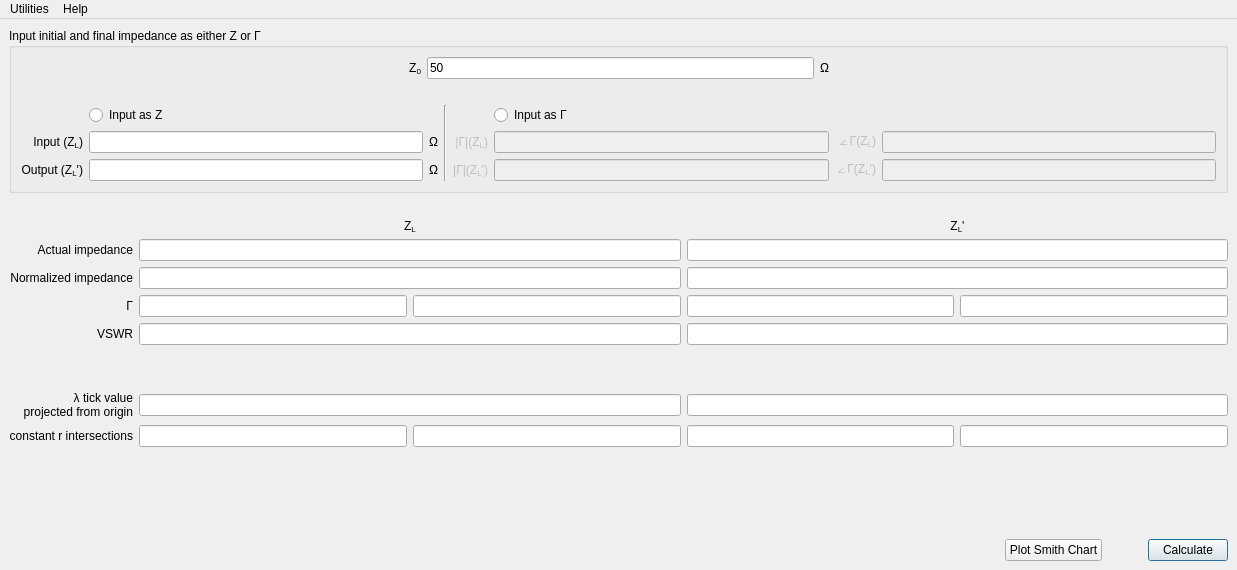
<?xml version="1.0" encoding="UTF-8"?>
<ui version="4.0">
 <author>Francesco Urbani</author>
 <class>MainWindow</class>
 <widget class="QMainWindow" name="MainWindow">
  <property name="geometry">
   <rect>
    <x>0</x>
    <y>0</y>
    <width>1237</width>
    <height>570</height>
   </rect>
  </property>
  <property name="windowTitle">
   <string notr="true">Smith Chart</string>
  </property>
  <widget class="QWidget" name="centralwidget">
   <layout class="QVBoxLayout" name="verticalLayout">
    <item>
     <widget class="QGroupBox" name="groupBox_6">
      <property name="title">
       <string>Input initial and final impedance as either Z or Γ</string>
      </property>
      <layout class="QHBoxLayout" name="horizontalLayout_3">
       <item>
        <layout class="QVBoxLayout" name="verticalLayout_17">
         <item>
          <layout class="QHBoxLayout" name="horizontalLayout_8">
           <item>
            <spacer name="horizontalSpacer">
             <property name="orientation">
              <enum>Qt::Horizontal</enum>
             </property>
             <property name="sizeHint" stdset="0">
              <size>
               <width>40</width>
               <height>20</height>
              </size>
             </property>
            </spacer>
           </item>
           <item>
            <widget class="QLabel" name="label_103">
             <property name="sizePolicy">
              <sizepolicy hsizetype="Minimum" vsizetype="Preferred">
               <horstretch>0</horstretch>
               <verstretch>0</verstretch>
              </sizepolicy>
             </property>
             <property name="text">
              <string>&lt;html&gt;&lt;head/&gt;&lt;body&gt;&lt;p&gt;Z&lt;span style=&quot; vertical-align:sub;&quot;&gt;0&lt;/span&gt;&lt;/p&gt;&lt;/body&gt;&lt;/html&gt;</string>
             </property>
             <property name="alignment">
              <set>Qt::AlignRight|Qt::AlignTrailing|Qt::AlignVCenter</set>
             </property>
            </widget>
           </item>
           <item>
            <widget class="QLineEdit" name="Z0_box2">
             <property name="inputMask">
              <string/>
             </property>
             <property name="text">
              <string>50</string>
             </property>
            </widget>
           </item>
           <item>
            <widget class="QLabel" name="label_104">
             <property name="sizePolicy">
              <sizepolicy hsizetype="Minimum" vsizetype="Preferred">
               <horstretch>0</horstretch>
               <verstretch>0</verstretch>
              </sizepolicy>
             </property>
             <property name="text">
              <string>&lt;html&gt;&lt;head/&gt;&lt;body&gt;&lt;p&gt;Ω&lt;/p&gt;&lt;/body&gt;&lt;/html&gt;</string>
             </property>
             <property name="alignment">
              <set>Qt::AlignLeading|Qt::AlignLeft|Qt::AlignVCenter</set>
             </property>
            </widget>
           </item>
           <item>
            <spacer name="horizontalSpacer_2">
             <property name="orientation">
              <enum>Qt::Horizontal</enum>
             </property>
             <property name="sizeHint" stdset="0">
              <size>
               <width>40</width>
               <height>20</height>
              </size>
             </property>
            </spacer>
           </item>
          </layout>
         </item>
         <item>
          <spacer name="verticalSpacer_15">
           <property name="orientation">
            <enum>Qt::Vertical</enum>
           </property>
           <property name="sizeType">
            <enum>QSizePolicy::Minimum</enum>
           </property>
           <property name="sizeHint" stdset="0">
            <size>
             <width>10</width>
             <height>20</height>
            </size>
           </property>
          </spacer>
         </item>
         <item>
          <layout class="QGridLayout" name="gridLayout_10">
           <item row="0" column="3" rowspan="3">
            <widget class="Line" name="line_8">
             <property name="orientation">
              <enum>Qt::Vertical</enum>
             </property>
            </widget>
           </item>
           <item row="1" column="1">
            <widget class="QLineEdit" name="Z_in_box"/>
           </item>
           <item row="2" column="6">
            <widget class="QLabel" name="label_268">
             <property name="enabled">
              <bool>false</bool>
             </property>
             <property name="text">
              <string>&lt;html&gt;&lt;head/&gt;&lt;body&gt;&lt;p&gt;∠Γ(Z&lt;span style=&quot; vertical-align:sub;&quot;&gt;L&lt;/span&gt;')&lt;/p&gt;&lt;/body&gt;&lt;/html&gt;</string>
             </property>
             <property name="alignment">
              <set>Qt::AlignRight|Qt::AlignTrailing|Qt::AlignVCenter</set>
             </property>
            </widget>
           </item>
           <item row="2" column="4">
            <widget class="QLabel" name="label_269">
             <property name="enabled">
              <bool>false</bool>
             </property>
             <property name="text">
              <string>&lt;html&gt;&lt;head/&gt;&lt;body&gt;&lt;p&gt;|Γ|(Z&lt;span style=&quot; vertical-align:sub;&quot;&gt;L&lt;/span&gt;')&lt;/p&gt;&lt;/body&gt;&lt;/html&gt;</string>
             </property>
             <property name="alignment">
              <set>Qt::AlignRight|Qt::AlignTrailing|Qt::AlignVCenter</set>
             </property>
            </widget>
           </item>
           <item row="1" column="0">
            <widget class="QLabel" name="label_76">
             <property name="sizePolicy">
              <sizepolicy hsizetype="Minimum" vsizetype="Preferred">
               <horstretch>0</horstretch>
               <verstretch>0</verstretch>
              </sizepolicy>
             </property>
             <property name="text">
              <string>Input (Z&lt;sub&gt;L&lt;/sub&gt;)</string>
             </property>
             <property name="alignment">
              <set>Qt::AlignRight|Qt::AlignTrailing|Qt::AlignVCenter</set>
             </property>
            </widget>
           </item>
           <item row="1" column="2">
            <widget class="QLabel" name="label_91">
             <property name="sizePolicy">
              <sizepolicy hsizetype="Minimum" vsizetype="Preferred">
               <horstretch>0</horstretch>
               <verstretch>0</verstretch>
              </sizepolicy>
             </property>
             <property name="text">
              <string>&lt;html&gt;&lt;head/&gt;&lt;body&gt;&lt;p&gt;Ω&lt;/p&gt;&lt;/body&gt;&lt;/html&gt;</string>
             </property>
             <property name="alignment">
              <set>Qt::AlignLeading|Qt::AlignLeft|Qt::AlignVCenter</set>
             </property>
            </widget>
           </item>
           <item row="2" column="1">
            <widget class="QLineEdit" name="Z_out_box"/>
           </item>
           <item row="2" column="2">
            <widget class="QLabel" name="label_92">
             <property name="sizePolicy">
              <sizepolicy hsizetype="Minimum" vsizetype="Preferred">
               <horstretch>0</horstretch>
               <verstretch>0</verstretch>
              </sizepolicy>
             </property>
             <property name="text">
              <string>&lt;html&gt;&lt;head/&gt;&lt;body&gt;&lt;p&gt;Ω&lt;/p&gt;&lt;/body&gt;&lt;/html&gt;</string>
             </property>
             <property name="alignment">
              <set>Qt::AlignLeading|Qt::AlignLeft|Qt::AlignVCenter</set>
             </property>
            </widget>
           </item>
           <item row="2" column="7">
            <widget class="QLineEdit" name="ZS_box_8">
             <property name="enabled">
              <bool>false</bool>
             </property>
            </widget>
           </item>
           <item row="1" column="4">
            <widget class="QLabel" name="label_267">
             <property name="enabled">
              <bool>false</bool>
             </property>
             <property name="text">
              <string>&lt;html&gt;&lt;head/&gt;&lt;body&gt;&lt;p&gt;|Γ|(Z&lt;span style=&quot; vertical-align:sub;&quot;&gt;L&lt;/span&gt;)&lt;/p&gt;&lt;/body&gt;&lt;/html&gt;</string>
             </property>
             <property name="alignment">
              <set>Qt::AlignRight|Qt::AlignTrailing|Qt::AlignVCenter</set>
             </property>
            </widget>
           </item>
           <item row="1" column="6">
            <widget class="QLabel" name="label_266">
             <property name="enabled">
              <bool>false</bool>
             </property>
             <property name="text">
              <string>&lt;html&gt;&lt;head/&gt;&lt;body&gt;&lt;p&gt;∠Γ(Z&lt;span style=&quot; vertical-align:sub;&quot;&gt;L&lt;/span&gt;)&lt;/p&gt;&lt;/body&gt;&lt;/html&gt;</string>
             </property>
             <property name="alignment">
              <set>Qt::AlignRight|Qt::AlignTrailing|Qt::AlignVCenter</set>
             </property>
            </widget>
           </item>
           <item row="1" column="7">
            <widget class="QLineEdit" name="ZS_box_6">
             <property name="enabled">
              <bool>false</bool>
             </property>
            </widget>
           </item>
           <item row="1" column="5">
            <widget class="QLineEdit" name="ZS_box_9">
             <property name="enabled">
              <bool>false</bool>
             </property>
            </widget>
           </item>
           <item row="2" column="5">
            <widget class="QLineEdit" name="ZS_box_7">
             <property name="enabled">
              <bool>false</bool>
             </property>
            </widget>
           </item>
           <item row="2" column="0">
            <widget class="QLabel" name="label_75">
             <property name="sizePolicy">
              <sizepolicy hsizetype="Minimum" vsizetype="Preferred">
               <horstretch>0</horstretch>
               <verstretch>0</verstretch>
              </sizepolicy>
             </property>
             <property name="text">
              <string>&lt;html&gt;&lt;head/&gt;&lt;body&gt;&lt;p&gt;Output (Z&lt;span style=&quot; vertical-align:sub;&quot;&gt;L&lt;/span&gt;')&lt;/p&gt;&lt;/body&gt;&lt;/html&gt;</string>
             </property>
             <property name="alignment">
              <set>Qt::AlignRight|Qt::AlignTrailing|Qt::AlignVCenter</set>
             </property>
            </widget>
           </item>
           <item row="0" column="5" colspan="3">
            <widget class="QRadioButton" name="radioButton_2">
             <property name="text">
              <string>Input as Γ</string>
             </property>
            </widget>
           </item>
           <item row="0" column="1" colspan="2">
            <widget class="QRadioButton" name="radioButton">
             <property name="text">
              <string>Input as Z</string>
             </property>
            </widget>
           </item>
          </layout>
         </item>
        </layout>
       </item>
      </layout>
     </widget>
    </item>
    <item>
     <spacer name="verticalSpacer_9">
      <property name="orientation">
       <enum>Qt::Vertical</enum>
      </property>
      <property name="sizeType">
       <enum>QSizePolicy::Fixed</enum>
      </property>
      <property name="sizeHint" stdset="0">
       <size>
        <width>20</width>
        <height>20</height>
       </size>
      </property>
     </spacer>
    </item>
    <item>
     <layout class="QGridLayout" name="gridLayout_11">
      <item row="7" column="0">
       <widget class="QLabel" name="label_98">
        <property name="sizePolicy">
         <sizepolicy hsizetype="Minimum" vsizetype="Fixed">
          <horstretch>0</horstretch>
          <verstretch>0</verstretch>
         </sizepolicy>
        </property>
        <property name="text">
         <string>&lt;html&gt;&lt;head/&gt;&lt;body&gt;&lt;p&gt;constant r intersections&lt;/p&gt;&lt;/body&gt;&lt;/html&gt;</string>
        </property>
        <property name="alignment">
         <set>Qt::AlignRight|Qt::AlignTrailing|Qt::AlignVCenter</set>
        </property>
       </widget>
      </item>
      <item row="6" column="0">
       <widget class="QLabel" name="label_97">
        <property name="sizePolicy">
         <sizepolicy hsizetype="Minimum" vsizetype="Fixed">
          <horstretch>0</horstretch>
          <verstretch>0</verstretch>
         </sizepolicy>
        </property>
        <property name="text">
         <string>&lt;html&gt;&lt;head/&gt;&lt;body&gt;&lt;p&gt;λ tick value &lt;br/&gt;projected from origin&lt;/p&gt;&lt;/body&gt;&lt;/html&gt;</string>
        </property>
        <property name="alignment">
         <set>Qt::AlignRight|Qt::AlignTrailing|Qt::AlignVCenter</set>
        </property>
       </widget>
      </item>
      <item row="0" column="1" colspan="2">
       <widget class="QLabel" name="label_99">
        <property name="sizePolicy">
         <sizepolicy hsizetype="Expanding" vsizetype="Fixed">
          <horstretch>0</horstretch>
          <verstretch>0</verstretch>
         </sizepolicy>
        </property>
        <property name="maximumSize">
         <size>
          <width>16777215</width>
          <height>21</height>
         </size>
        </property>
        <property name="text">
         <string>&lt;html&gt;&lt;head/&gt;&lt;body&gt;&lt;p&gt;Z&lt;span style=&quot; vertical-align:sub;&quot;&gt;L&lt;/span&gt;&lt;/p&gt;&lt;/body&gt;&lt;/html&gt;</string>
        </property>
        <property name="alignment">
         <set>Qt::AlignCenter</set>
        </property>
       </widget>
      </item>
      <item row="3" column="0">
       <widget class="QLabel" name="label_96">
        <property name="sizePolicy">
         <sizepolicy hsizetype="Minimum" vsizetype="Fixed">
          <horstretch>0</horstretch>
          <verstretch>0</verstretch>
         </sizepolicy>
        </property>
        <property name="text">
         <string>&lt;html&gt;&lt;head/&gt;&lt;body&gt;&lt;p&gt;Γ&lt;/p&gt;&lt;/body&gt;&lt;/html&gt;</string>
        </property>
        <property name="alignment">
         <set>Qt::AlignRight|Qt::AlignTrailing|Qt::AlignVCenter</set>
        </property>
       </widget>
      </item>
      <item row="1" column="0">
       <widget class="QLabel" name="label_94">
        <property name="sizePolicy">
         <sizepolicy hsizetype="Minimum" vsizetype="Fixed">
          <horstretch>0</horstretch>
          <verstretch>0</verstretch>
         </sizepolicy>
        </property>
        <property name="text">
         <string>&lt;html&gt;&lt;head/&gt;&lt;body&gt;&lt;p&gt;Actual impedance&lt;/p&gt;&lt;/body&gt;&lt;/html&gt;</string>
        </property>
        <property name="alignment">
         <set>Qt::AlignRight|Qt::AlignTrailing|Qt::AlignVCenter</set>
        </property>
       </widget>
      </item>
      <item row="2" column="0">
       <widget class="QLabel" name="label_93">
        <property name="sizePolicy">
         <sizepolicy hsizetype="Minimum" vsizetype="Fixed">
          <horstretch>0</horstretch>
          <verstretch>0</verstretch>
         </sizepolicy>
        </property>
        <property name="text">
         <string>&lt;html&gt;&lt;head/&gt;&lt;body&gt;&lt;p&gt;Normalized impedance&lt;/p&gt;&lt;/body&gt;&lt;/html&gt;</string>
        </property>
        <property name="alignment">
         <set>Qt::AlignRight|Qt::AlignTrailing|Qt::AlignVCenter</set>
        </property>
       </widget>
      </item>
      <item row="4" column="0">
       <widget class="QLabel" name="label">
        <property name="text">
         <string>VSWR</string>
        </property>
        <property name="alignment">
         <set>Qt::AlignRight|Qt::AlignTrailing|Qt::AlignVCenter</set>
        </property>
       </widget>
      </item>
      <item row="0" column="3" colspan="2">
       <widget class="QLabel" name="label_100">
        <property name="sizePolicy">
         <sizepolicy hsizetype="Expanding" vsizetype="Fixed">
          <horstretch>0</horstretch>
          <verstretch>0</verstretch>
         </sizepolicy>
        </property>
        <property name="maximumSize">
         <size>
          <width>16777215</width>
          <height>21</height>
         </size>
        </property>
        <property name="text">
         <string>&lt;html&gt;&lt;head/&gt;&lt;body&gt;&lt;p&gt;Z&lt;span style=&quot; vertical-align:sub;&quot;&gt;L&lt;/span&gt;'&lt;/p&gt;&lt;/body&gt;&lt;/html&gt;</string>
        </property>
        <property name="alignment">
         <set>Qt::AlignCenter</set>
        </property>
       </widget>
      </item>
      <item row="5" column="1">
       <spacer name="verticalSpacer">
        <property name="orientation">
         <enum>Qt::Vertical</enum>
        </property>
        <property name="sizeHint" stdset="0">
         <size>
          <width>20</width>
          <height>40</height>
         </size>
        </property>
       </spacer>
      </item>
      <item row="1" column="1" colspan="2">
       <widget class="QLineEdit" name="z_in_box_2">
        <property name="readOnly">
         <bool>true</bool>
        </property>
       </widget>
      </item>
      <item row="2" column="1" colspan="2">
       <widget class="QLineEdit" name="z_in_box">
        <property name="readOnly">
         <bool>true</bool>
        </property>
       </widget>
      </item>
      <item row="3" column="1">
       <widget class="QLineEdit" name="gamma_zin_actual_box">
        <property name="readOnly">
         <bool>true</bool>
        </property>
       </widget>
      </item>
      <item row="3" column="2">
       <widget class="QLineEdit" name="gamma_zin_box">
        <property name="readOnly">
         <bool>true</bool>
        </property>
       </widget>
      </item>
      <item row="4" column="1" colspan="2">
       <widget class="QLineEdit" name="vswr_zin_box">
        <property name="readOnly">
         <bool>true</bool>
        </property>
       </widget>
      </item>
      <item row="6" column="1" colspan="2">
       <widget class="QLineEdit" name="lambda_tick_zin_box">
        <property name="readOnly">
         <bool>true</bool>
        </property>
       </widget>
      </item>
      <item row="7" column="1">
       <widget class="QLineEdit" name="zin_constant_r_int1_box">
        <property name="readOnly">
         <bool>true</bool>
        </property>
       </widget>
      </item>
      <item row="7" column="2">
       <widget class="QLineEdit" name="zin_constant_r_int2_box">
        <property name="readOnly">
         <bool>true</bool>
        </property>
       </widget>
      </item>
      <item row="1" column="3" colspan="2">
       <widget class="QLineEdit" name="z_in_box_5">
        <property name="readOnly">
         <bool>true</bool>
        </property>
       </widget>
      </item>
      <item row="2" column="3" colspan="2">
       <widget class="QLineEdit" name="z_out_box">
        <property name="readOnly">
         <bool>true</bool>
        </property>
       </widget>
      </item>
      <item row="3" column="3">
       <widget class="QLineEdit" name="gamma_zout_actual_box">
        <property name="readOnly">
         <bool>true</bool>
        </property>
       </widget>
      </item>
      <item row="3" column="4">
       <widget class="QLineEdit" name="gamma_zout_box">
        <property name="readOnly">
         <bool>true</bool>
        </property>
       </widget>
      </item>
      <item row="4" column="3" colspan="2">
       <widget class="QLineEdit" name="vswr_zout_box">
        <property name="readOnly">
         <bool>true</bool>
        </property>
       </widget>
      </item>
      <item row="6" column="3" colspan="2">
       <widget class="QLineEdit" name="lambda_tick_zout_box">
        <property name="readOnly">
         <bool>true</bool>
        </property>
       </widget>
      </item>
      <item row="7" column="3">
       <widget class="QLineEdit" name="zout_constant_r_int1_box">
        <property name="readOnly">
         <bool>true</bool>
        </property>
       </widget>
      </item>
      <item row="7" column="4">
       <widget class="QLineEdit" name="zout_constant_r_int2_box">
        <property name="readOnly">
         <bool>true</bool>
        </property>
       </widget>
      </item>
     </layout>
    </item>
    <item>
     <spacer name="verticalSpacer_17">
      <property name="orientation">
       <enum>Qt::Vertical</enum>
      </property>
      <property name="sizeType">
       <enum>QSizePolicy::Expanding</enum>
      </property>
      <property name="sizeHint" stdset="0">
       <size>
        <width>20</width>
        <height>40</height>
       </size>
      </property>
     </spacer>
    </item>
    <item>
     <layout class="QHBoxLayout" name="horizontalLayout_5">
      <item>
       <spacer name="horizontalSpacer_16">
        <property name="orientation">
         <enum>Qt::Horizontal</enum>
        </property>
        <property name="sizeHint" stdset="0">
         <size>
          <width>40</width>
          <height>20</height>
         </size>
        </property>
       </spacer>
      </item>
      <item>
       <widget class="QPushButton" name="Show_Smith">
        <property name="text">
         <string>Plot Smith Chart</string>
        </property>
       </widget>
      </item>
      <item>
       <spacer name="horizontalSpacer_17">
        <property name="orientation">
         <enum>Qt::Horizontal</enum>
        </property>
        <property name="sizeType">
         <enum>QSizePolicy::Minimum</enum>
        </property>
        <property name="sizeHint" stdset="0">
         <size>
          <width>40</width>
          <height>20</height>
         </size>
        </property>
       </spacer>
      </item>
      <item>
       <widget class="QPushButton" name="Calculate_quarter">
        <property name="text">
         <string>Calculate</string>
        </property>
        <property name="default">
         <bool>true</bool>
        </property>
       </widget>
      </item>
     </layout>
    </item>
   </layout>
  </widget>
  <widget class="QMenuBar" name="menuBar">
   <property name="geometry">
    <rect>
     <x>0</x>
     <y>0</y>
     <width>1237</width>
     <height>22</height>
    </rect>
   </property>
   <widget class="QMenu" name="menuUtilities">
    <property name="title">
     <string>Utilities</string>
    </property>
    <addaction name="actionImpedance_d"/>
    <addaction name="actionGamma2impedance"/>
   </widget>
   <widget class="QMenu" name="menuHelp">
    <property name="title">
     <string>Help</string>
    </property>
    <addaction name="actionAbout_2"/>
   </widget>
   <addaction name="menuUtilities"/>
   <addaction name="menuHelp"/>
  </widget>
  <action name="actionAbout">
   <property name="text">
    <string>About</string>
   </property>
  </action>
  <action name="actiondsd">
   <property name="text">
    <string>dsd</string>
   </property>
  </action>
  <action name="actionImpedance_d">
   <property name="text">
    <string>Impedance @ -d</string>
   </property>
   <property name="shortcut">
    <string>Ctrl+I</string>
   </property>
  </action>
  <action name="actionAbout_2">
   <property name="text">
    <string>About</string>
   </property>
  </action>
  <action name="actionGamma2impedance">
   <property name="text">
    <string>Γ2z</string>
   </property>
   <property name="shortcut">
    <string>Ctrl+G</string>
   </property>
  </action>
 </widget>
 <tabstops>
  <tabstop>Z_in_box</tabstop>
  <tabstop>Z_out_box</tabstop>
  <tabstop>ZS_box_9</tabstop>
  <tabstop>ZS_box_6</tabstop>
  <tabstop>ZS_box_7</tabstop>
  <tabstop>ZS_box_8</tabstop>
  <tabstop>Z0_box2</tabstop>
  <tabstop>radioButton_2</tabstop>
  <tabstop>radioButton</tabstop>
  <tabstop>Show_Smith</tabstop>
  <tabstop>Calculate_quarter</tabstop>
 </tabstops>
 <resources/>
 <connections/>
</ui>
